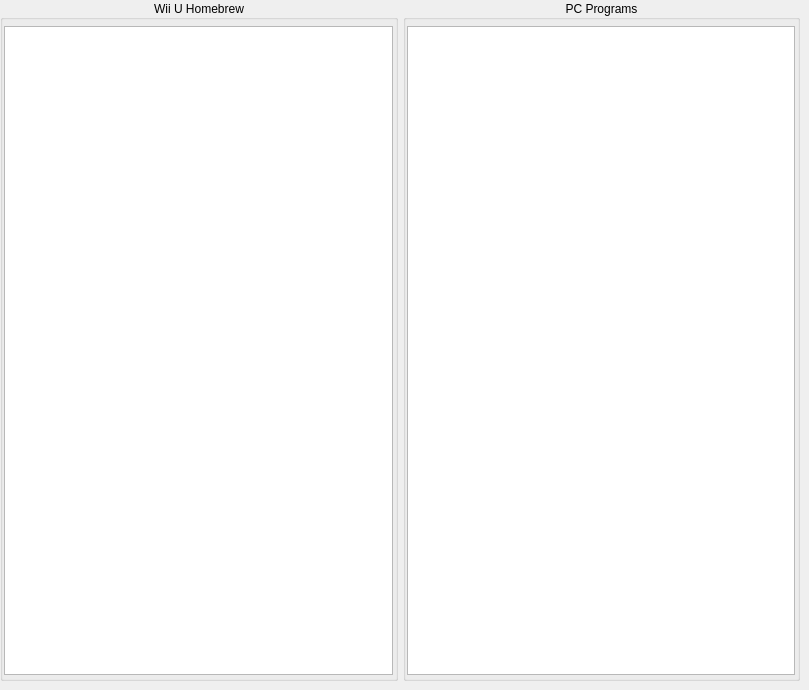
    <widget class="QWidget" name="misc">
     <attribute name="title">
      <string>WiiU Homebrew &amp;&amp; PC Programs </string>
     </attribute>
     <widget class="QWidget" name="gridLayoutWidget_4">
      <property name="geometry">
       <rect>
        <x>0</x>
        <y>0</y>
        <width>800</width>
        <height>681</height>
       </rect>
      </property>
      <layout class="QGridLayout" name="miscLayout">
       <property name="spacing">
        <number>5</number>
       </property>
       <item row="0" column="1">
        <widget class="QGroupBox" name="pc">
         <property name="sizePolicy">
          <sizepolicy hsizetype="Expanding" vsizetype="Expanding">
           <horstretch>0</horstretch>
           <verstretch>0</verstretch>
          </sizepolicy>
         </property>
         <property name="title">
          <string>PC Programs</string>
         </property>
         <property name="alignment">
          <set>Qt::AlignmentFlag::AlignCenter</set>
         </property>
         <widget class="QListView" name="pcList">
          <property name="geometry">
           <rect>
            <x>4</x>
            <y>26</y>
            <width>388</width>
            <height>649</height>
           </rect>
          </property>
          <property name="sizePolicy">
           <sizepolicy hsizetype="Fixed" vsizetype="Fixed">
            <horstretch>0</horstretch>
            <verstretch>0</verstretch>
           </sizepolicy>
          </property>
          <property name="alternatingRowColors">
           <bool>true</bool>
          </property>
          <property name="selectionMode">
           <enum>QAbstractItemView::SelectionMode::MultiSelection</enum>
          </property>
          <property name="uniformItemSizes">
           <bool>false</bool>
          </property>
         </widget>
        </widget>
       </item>
       <item row="0" column="0">
        <widget class="QGroupBox" name="wiiu">
         <property name="sizePolicy">
          <sizepolicy hsizetype="Expanding" vsizetype="Expanding">
           <horstretch>0</horstretch>
           <verstretch>0</verstretch>
          </sizepolicy>
         </property>
         <property name="title">
          <string>Wii U Homebrew</string>
         </property>
         <property name="alignment">
          <set>Qt::AlignmentFlag::AlignCenter</set>
         </property>
         <widget class="QListView" name="wiiuList">
          <property name="geometry">
           <rect>
            <x>4</x>
            <y>26</y>
            <width>389</width>
            <height>649</height>
           </rect>
          </property>
          <property name="sizePolicy">
           <sizepolicy hsizetype="Fixed" vsizetype="Fixed">
            <horstretch>0</horstretch>
            <verstretch>0</verstretch>
           </sizepolicy>
          </property>
          <property name="alternatingRowColors">
           <bool>true</bool>
          </property>
          <property name="selectionMode">
           <enum>QAbstractItemView::SelectionMode::MultiSelection</enum>
          </property>
          <property name="uniformItemSizes">
           <bool>false</bool>
          </property>
         </widget>
        </widget>
       </item>
      </layout>
     </widget>
    </widget>
